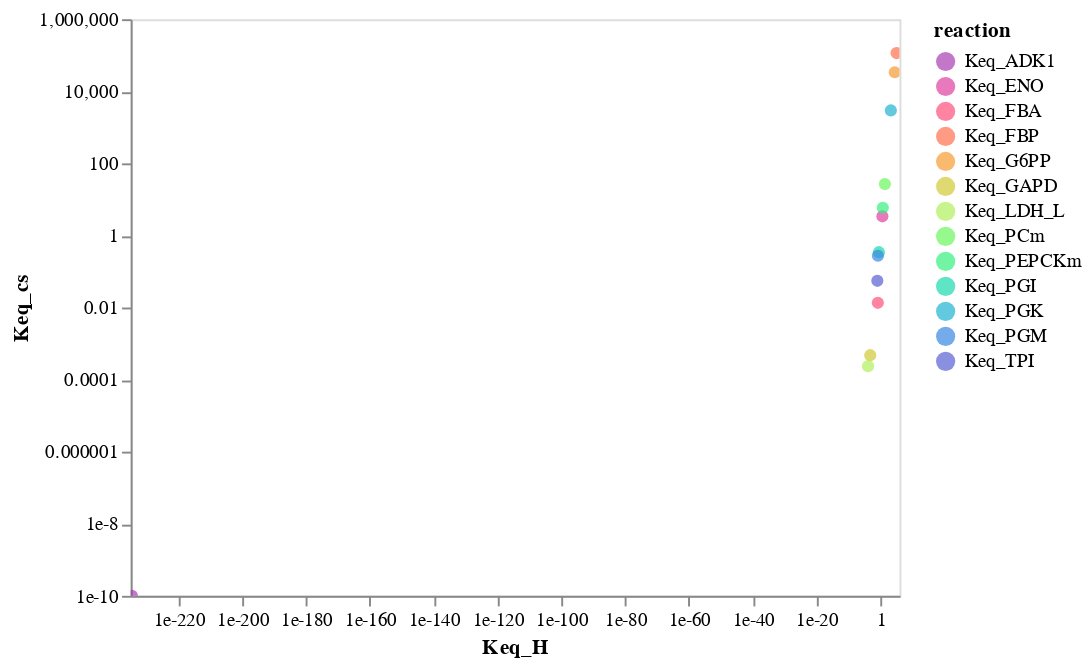

Here is the notebook cell this chart was saved with:
### Code cell
# scatter plot encodings shared by all marks
plot = alt.Chart(keq_info).mark_circle(size=40).encode(
    alt.X('Keq_H:Q', scale=alt.Scale(type ='log'),axis=alt.Axis(grid = False)),
    alt.Y('Keq_cs:Q', scale=alt.Scale(type ='log'),axis=alt.Axis(grid = False)),
    alt.Color('reaction:N',scale=alt.Scale(scheme='rainbow')),
    tooltip = 'reaction:N'
).interactive()

# rule = (
#     alt.Chart().mark_rule(strokeDash=[12, 6], size=1).encode(x=1.150048e+05, y=1.150048e+05)
# )
plot

### Figure 1 — Vega-Lite specification as saved in the notebook (floating-point values rounded to 4 significant figures)
{"config": {"view": {"continuousWidth": 400, "continuousHeight": 300}}, "data": {"name": "data-f95441a74e646ee0fd217816129ae1f5"}, "mark": {"type": "circle", "size": 40}, "encoding": {"color": {"field": "reaction", "scale": {"scheme": "rainbow"}, "type": "nominal"}, "tooltip": {"field": "reaction", "type": "nominal"}, "x": {"axis": {"grid": false}, "field": "Keq_H", "scale": {"type": "log"}, "type": "quantitative"}, "y": {"axis": {"grid": false}, "field": "Keq_cs", "scale": {"type": "log"}, "type": "quantitative"}}, "selection": {"selector003": {"type": "interval", "bind": "scales", "encodings": ["x", "y"]}}, "$schema": "https://vega.github.io/schema/vega-lite/v4.17.0.json", "datasets": {"data-f95441a74e646ee0fd217816129ae1f5": [{"reaction": "Keq_PGI", "Keq_H": 0.348, "Keq_cs": 0.3433}, {"reaction": "Keq_FBP", "Keq_H": 115000.0, "Keq_cs": 115000.0}, {"reaction": "Keq_FBA", "Keq_H": 0.162, "Keq_cs": 0.01352}, {"reaction": "Keq_TPI", "Keq_H": 0.1137, "Keq_cs": 0.05507}, {"reaction": "Keq_GAPD", "Keq_H": 0.0006724, "Keq_cs": 0.0004758}, {"reaction": "Keq_PGK", "Keq_H": 1944.0, "Keq_cs": 2943.0}, {"reaction": "Keq_PGM", "Keq_H": 0.1724, "Keq_cs": 0.273}, {"reaction": "Keq_ENO", "Keq_H": 4.332, "Keq_cs": 3.395}, {"reaction": "Keq_PEPCKm", "Keq_H": 5.872, "Keq_cs": 5.872}, {"reaction": "Keq_PCm", "Keq_H": 26.66, "Keq_cs": 26.66}, {"reaction": "Keq_LDH_L", "Keq_H": 0.0001382, "Keq_cs": 0.0002364}, {"reaction": "Keq_ADK1", "Keq_H": 2.412e-235, "Keq_cs": 1e-10}, {"reaction": "Keq_G6PP", "Keq_H": 33740.0, "Keq_cs": 33740.0}]}}
